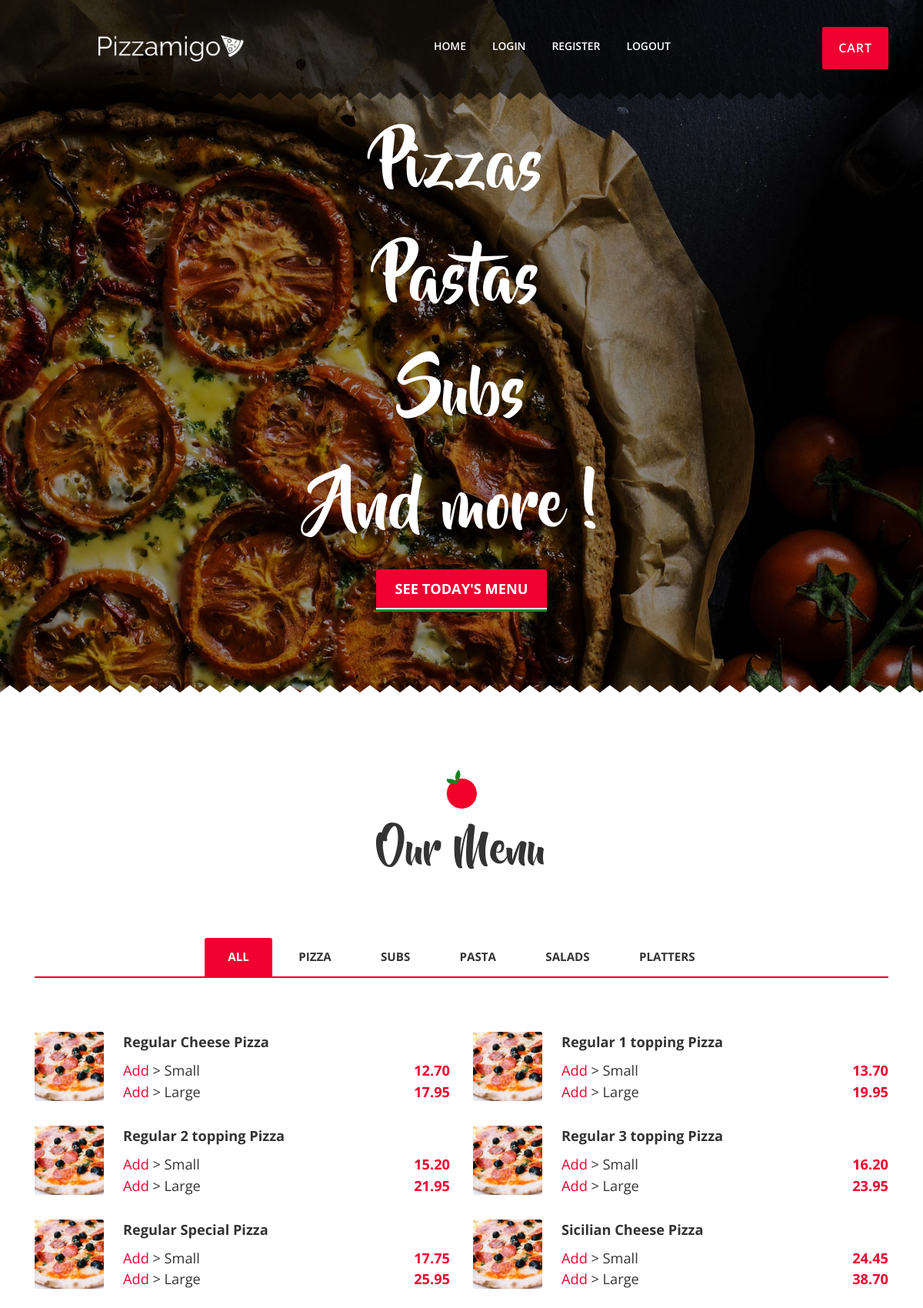
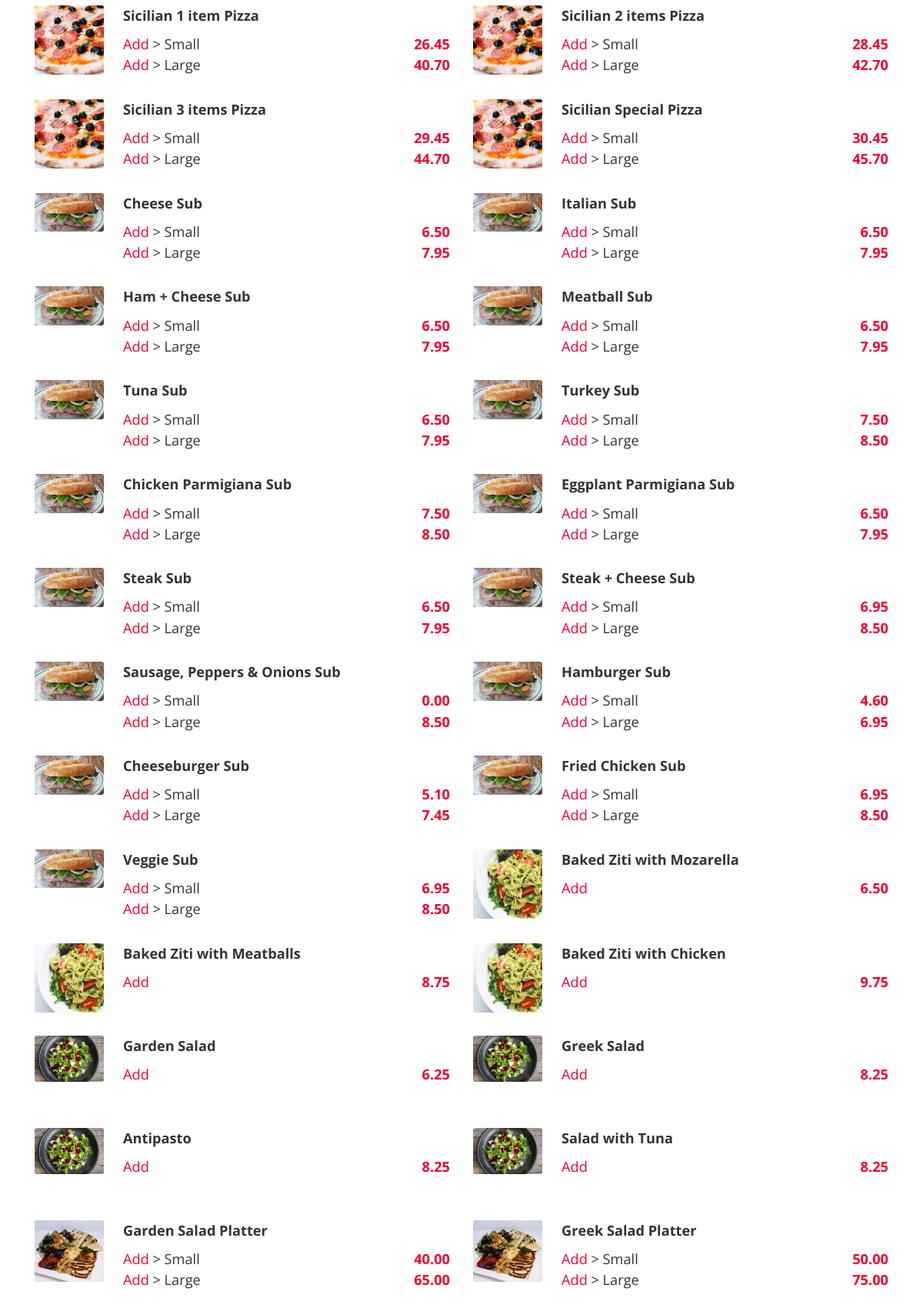
The app's page / (signed in, upper part) with its own data (2 pictures, top to bottom).
### orders/models.py (models this page shows)
class Pizza(models.Model):
    PIZZA_TYPE = [
        ('R', 'Regular'),
        ('S', 'Sicilian')
    ]
    TOPPING_COUNT = [
        (0, '0'),
        (1, '1'),
        (2, '2'),
        (3, '3'),
        (4, '4'),
        (5, '5')
    ]
    name = models.CharField(max_length=20)
    type = models.CharField(max_length=1, choices=PIZZA_TYPE)
    small_price = models.DecimalField(max_digits=4, decimal_places=2)
    large_price = models.DecimalField(max_digits=4, decimal_places=2)
    topping_count = models.PositiveSmallIntegerField(choices=TOPPING_COUNT, default=0)
    def __str__(self):
        return f'{"Regular" if self.type == "R" else "Sicilian"} {self.name} Pizza'

class Sub(models.Model):
    name = models.CharField(max_length=25)
    small_price = models.DecimalField(max_digits=4, decimal_places=2)
    large_price = models.DecimalField(max_digits=4, decimal_places=2)
    def __str__(self):
        return f'{self.name} Sub'

class Pasta(models.Model):
    name = models.CharField(max_length=25)
    price = models.DecimalField(max_digits=4, decimal_places=2)
    def __str__(self):
        return self.name

class Salad(models.Model):
    name = models.CharField(max_length=25)
    price = models.DecimalField(max_digits=4, decimal_places=2)
    def __str__(self):
        return self.name

class DinnerPlatter(models.Model):
    name = models.CharField(max_length=25)
    small_price = models.DecimalField(max_digits=4, decimal_places=2)
    large_price = models.DecimalField(max_digits=5, decimal_places=2)
    def __str__(self):
        return f'{self.name} Platter'

### orders/views.py (the view)
# urls.py: path("", views.index, name="index"),
@login_required(login_url='login')
def index(request):
    context = {
        'pizzas': Pizza.objects.all(),
        'subs': Sub.objects.all(),
        'pastas': Pasta.objects.all(),
        'salads': Salad.objects.all(),
        'platters': DinnerPlatter.objects.all()
    }
    return render(request, 'orders/index.html', context)

### orders/templates/orders/index.html (shortened to what this page needs)
{% extends 'orders/layout.html' %}
{% load static %}
{% block body %}
    <section class="bg-1 h-900x main-slider pos-relative">
        <div class="container h-100">
            <div class="dplay-tbl">
                <div class="dplay-tbl-cell center-text color-white">
                    <h1 class="mt-30 mb-15">Pizzas</h1>
                    <h1 class="mt-30 mb-15">Pastas</h1>
                    <h1 class="mt-30 mb-15">Subs</h1>
                    <h1 class="mt-30 mb-15">And more !</h1>
                    <h5><a href="#menu" class="btn-primaryc plr-25"><b>SEE TODAY'S MENU</b></a></h5>
                </div>
            </div>
        </div>
    </section>
    <section id="menu">
        <div class="container">
            <div class="heading">
                <img class="heading-img" src="{% static 'orders/images/heading_logo.png' %}" alt="">
                <h2>Our Menu</h2>
            </div>
            <div class="row">
                <div class="col-sm-12">
                    <ul class="selecton brdr-b-primary mb-70">
                        <li><a class="active" href="#" data-select="*"><b>ALL</b></a></li>
                        <li><a href="#" data-select="pizza"><b>PIZZA</b></a></li>
                        <li><a href="#" data-select="sub"><b>SUBS</b></a></li>
                        <li><a href="#" data-select="pasta"><b>PASTA</b></a></li>
                        <li><a href="#" data-select="salad"><b>SALADS</b></a></li>
                        <li><a href="#" data-select="platter"><b>PLATTERS</b></a></li>
                    </ul>
                </div>
            </div>
            <div class="row">
                {% for pizza in pizzas %}
                    <div class="col-md-6 food-menu pizza">
                        <div class="sided-90x mb-30 ">
                            <div class="s-left">
                                <img class="br-3" src="{% static 'orders/images/pizza.jpg' %}" alt="Menu Image">
                            </div>
                            <div class="s-right">
                                <h5 class="mb-10"> <b>{{ pizza }}</b> </h5>
                                <h5> <button class="color-primary">Add</button> > Small <b class="color-primary float-right">{{ pizza.small_price }}</b></h5>
                                <h5> <button class="color-primary">Add</button> > Large <b class="color-primary float-right">{{ pizza.large_price }}</b></h5>
                            </div>
                        </div>
                    </div>
                {% endfor %}
                {% for sub in subs %}
                    <div class="col-md-6 food-menu sub">
                        <div class="sided-90x mb-30 ">
                            <div class="s-left">
                                <img class="br-3" src="{% static 'orders/images/sub.jpg' %}" alt="Menu Image">
                            </div>
                            <div class="s-right">
                                <h5 class="mb-10"> <b>{{ sub }}</b> </h5>
                                <h5> <button class="color-primary">Add</button> > Small <b class="color-primary float-right">{{ sub.small_price }}</b></h5>
                                <h5> <button class="color-primary">Add</button> > Large <b class="color-primary float-right">{{ sub.large_price }}</b></h5>
                            </div>
                        </div>
                    </div>
                {% endfor %}
                {% for pasta in pastas %}
                    <div class="col-md-6 food-menu pasta">
                        <div class="sided-90x mb-30 ">
                            <div class="s-left">
                                <img class="br-3" src="{% static 'orders/images/pasta.jpg' %}" alt="Menu Image">
                            </div>
                            <div class="s-right">
                                <h5 class="mb-10"> <b>{{ pasta }}</b> </h5>
                                <h5> <button class="color-primary">Add</button> <b class="color-primary float-right">{{ pasta.price }}</b></h5>
                            </div>
                        </div>
                    </div>
                {% endfor %}
                {% for salad in salads %}
                    <div class="col-md-6 food-menu salad">
                        <div class="sided-90x mb-30 ">
                            <div class="s-left">
                                <img class="br-3" src="{% static 'orders/images/salad.jpg' %}" alt="Menu Image">
                            </div>
                            <div class="s-right">
                                <h5 class="mb-10"> <b>{{ salad }}</b> </h5>
                                <h5> <button class="color-primary">Add</button><b class="color-primary float-right">{{ salad.price }}</b></h5>
                            </div>
                        </div>
                    </div>
                {% endfor %}
                {% for platter in platters %}
                    <div class="col-md-6 food-menu platter">
                        <div class="sided-90x mb-30 ">
                            <div class="s-left">
                                <img class="br-3" src="{% static 'orders/images/platter.jpg' %}" alt="Menu Image">
                            </div>
                            <div class="s-right">
                                <h5 class="mb-10"> <b>{{ platter }}</b> </h5>
                                <h5> <button class="color-primary">Add</button> > Small <b class="color-primary float-right">{{ platter.small_price }}</b></h5>
                                <h5> <button class="color-primary">Add</button> > Large <b class="color-primary float-right">{{ platter.large_price }}</b></h5>
                            </div>
                        </div>
                    </div>
                {% endfor %}
            </div>
        </div>
    </section>
{% endblock %}

### orders/templates/orders/layout.html (shortened to what this page needs)
{% load static %}
<!DOCTYPE html>
<html lang="en">
<head>
    <link rel="stylesheet" href="{% static 'orders/fonts/beyond_the_mountains-webfont.css' %}" type="text/css"/>
    <link href="{% static 'orders/plugin-frameworks/bootstrap.min.css' %}" rel="stylesheet">
    <link href="{% static 'orders/plugin-frameworks/swiper.css' %}" rel="stylesheet">
    <link href="{% static 'orders/fonts/ionicons.css' %}" rel="stylesheet">
    <link href="{% static 'orders/common/styles.css' %}" rel="stylesheet">
    <link href="{% static 'orders/common/local-styles.css' %}" rel="stylesheet">
</head>
<body>
<header>
    <div class="container">
        <a class="logo" href="{% url 'index' %}"><img src="{% static 'orders/images/logo-white.png' %}" alt="Logo"></a>
        <div class="right-area">
            <h6><a class="plr-20 color-white btn-fill-primary" href="#">CART</a></h6>
        </div>
        <ul class="main-menu font-mountainsre" id="main-menu">
            <li><a href="{% url 'index' %}">HOME</a></li>
            <li><a href="{% url 'login' %}">LOGIN</a></li>
            <li><a href="{% url 'register' %}">REGISTER</a></li>
            {% if user.is_authenticated %}
                <li><a href="{% url 'logout' %}">LOGOUT</a></li>
            {% endif %}
        </ul>
    </div>
</header>
{% block body %}
{% endblock %}
</body>
</html>

### records on screen
Pizza: type+name "Regular Cheese Pizza", small_price "12.70", large_price "17.95"
Pizza: type+name "Regular 1 topping Pizza", small_price "13.70", large_price "19.95"
Pizza: type+name "Regular 2 topping Pizza", small_price "15.20", large_price "21.95"
Pizza: type+name "Regular 3 topping Pizza", small_price "16.20", large_price "23.95"
Pizza: type+name "Regular Special Pizza", small_price "17.75", large_price "25.95"
Pizza: type+name "Sicilian Cheese Pizza", small_price "24.45", large_price "38.70"
Pizza: type+name "Sicilian 1 item Pizza", small_price "26.45", large_price "40.70"
Pizza: type+name "Sicilian 2 items Pizza", small_price "28.45", large_price "42.70"
Pizza: type+name "Sicilian 3 items Pizza", small_price "29.45", large_price "44.70"
Pizza: type+name "Sicilian Special Pizza", small_price "30.45", large_price "45.70"
Sub: name "Cheese Sub", small_price "6.50", large_price "7.95"
Sub: name "Italian Sub", small_price "6.50", large_price "7.95"
Sub: name "Ham + Cheese Sub", small_price "6.50", large_price "7.95"
Sub: name "Meatball Sub", small_price "6.50", large_price "7.95"
Sub: name "Tuna Sub", small_price "6.50", large_price "7.95"
Sub: name "Turkey Sub", small_price "7.50", large_price "8.50"
Sub: name "Chicken Parmigiana Sub", small_price "7.50", large_price "8.50"
Sub: name "Eggplant Parmigiana Sub", small_price "6.50", large_price "7.95"
Sub: name "Steak Sub", small_price "6.50", large_price "7.95"
Sub: name "Steak + Cheese Sub", small_price "6.95", large_price "8.50"
Sub: name "Sausage, Peppers & Onions Sub", small_price "0.00", large_price "8.50"
Sub: name "Hamburger Sub", small_price "4.60", large_price "6.95"
Sub: name "Cheeseburger Sub", small_price "5.10", large_price "7.45"
Sub: name "Fried Chicken Sub", small_price "6.95", large_price "8.50"
Sub: name "Veggie Sub", small_price "6.95", large_price "8.50"
Pasta: name "Baked Ziti with Mozarella", price "6.50"
Pasta: name "Baked Ziti with Meatballs", price "8.75"
Pasta: name "Baked Ziti with Chicken", price "9.75"
Salad: name "Garden Salad", price "6.25"
Salad: name "Greek Salad", price "8.25"
Salad: name "Antipasto", price "8.25"
Salad: name "Salad with Tuna", price "8.25"
DinnerPlatter: name "Garden Salad Platter", small_price "40.00", large_price "65.00"
DinnerPlatter: name "Greek Salad Platter", small_price "50.00", large_price "75.00"
